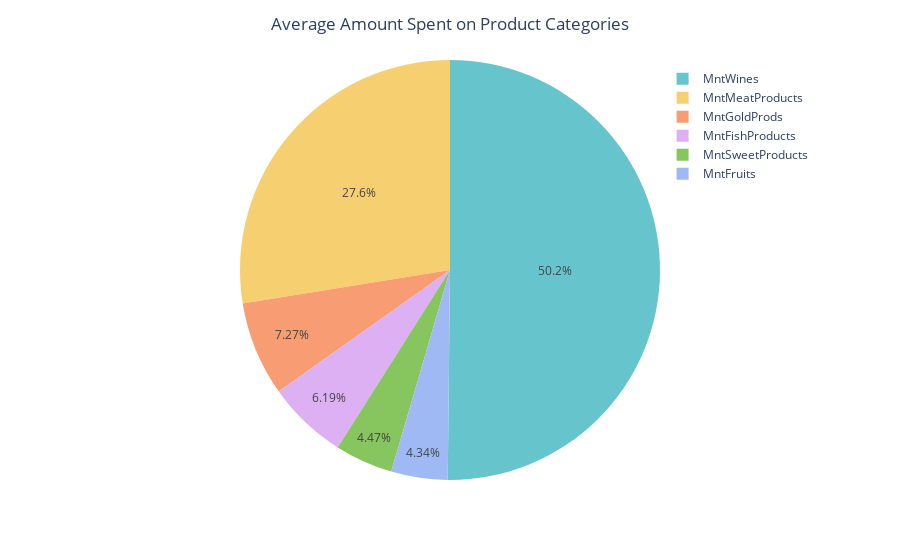

Source (notebook cell):
### Markdown cell above
### 3.2.1 Which products do people spend the most amount on? <a class="anchor" id="eda_products_1"></a>

### Code cell
avg = df[['MntWines', 'MntFruits', 'MntMeatProducts', 'MntFishProducts',
          'MntSweetProducts', 'MntGoldProds']].mean(axis=0)

fig = px.pie(values=avg.values, names=avg.index,  
             color_discrete_sequence=px.colors.qualitative.Pastel)
fig.update_layout(title_text='Average Amount Spent on Product Categories', title_x=0.5,
                  legend=dict(
                      yanchor="top",
                      y=0.99,
                      xanchor="right",
                      x=0.99
                  ))

### Figure 1 — Plotly figure (JSON) as saved in the notebook; plotly's stock layout.template omitted (floating-point values rounded to 4 significant figures)
{"data": [{"domain": {"x": [0, 1], "y": [0, 1]}, "hovertemplate": "label=%{label}<br>value=%{value}<extra></extra>", "labels": ["MntWines", "MntFruits", "MntMeatProducts", "MntFishProducts", "MntSweetProducts", "MntGoldProds"], "legendgroup": "", "name": "", "showlegend": true, "type": "pie", "values": [303.9, 26.3, 166.9, 37.53, 27.06, 44.02]}], "layout": {"legend": {"tracegroupgap": 0, "x": 0.99, "xanchor": "right", "y": 0.99, "yanchor": "top"}, "margin": {"t": 60}, "piecolorway": ["rgb(102, 197, 204)", "rgb(246, 207, 113)", "rgb(248, 156, 116)", "rgb(220, 176, 242)", "rgb(135, 197, 95)", "rgb(158, 185, 243)", "rgb(254, 136, 177)", "rgb(201, 219, 116)", "rgb(139, 224, 164)", "rgb(180, 151, 231)", "rgb(179, 179, 179)"], "title": {"text": "Average Amount Spent on Product Categories", "x": 0.5}}}
